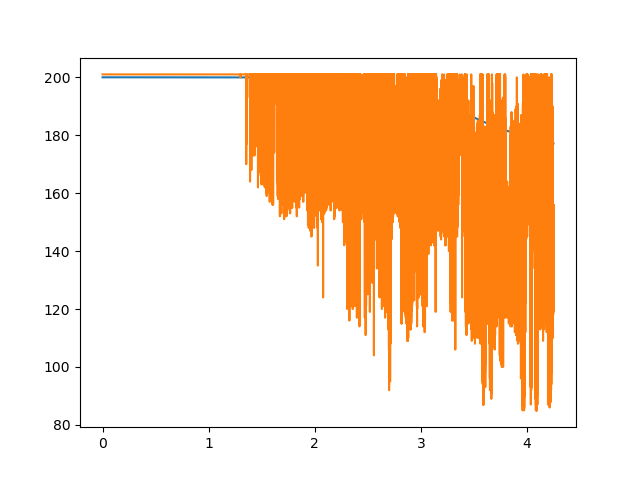

Here is the Python script that generated this plot:
import gym
import numpy as np
import time
from matplotlib import pyplot as plt

env = gym.make("MountainCar-v0")
# Oyunu resetler ve aynı zamanda ilk state observation'larını verir
# env.reset()

# Hyperparameters
learning_rate = 0.01
discount = 0.95
episodes = 25000
SHOW_EVERY = 1000
epsilon = 1
START_EPSILON_DECAYING = 1
END_EPSILON_DECAYING = episodes // 2
epsilon_decay_value = epsilon / (END_EPSILON_DECAYING - START_EPSILON_DECAYING)

# Q-table boyutumuzu belirliyoruz, yani toplam 400 farklı state var
osSize = [20, 20]
# Asıl observation değerlerimizden 0,20 arasına maplemek için gereken step değeri hesabı
osStepSize = (env.observation_space.high - env.observation_space.low) / osSize

# 20x20x3'lük bir array oluşturduk. 3 action olduğu için x3 var
q_table = np.random.uniform(low=-2, high=0, size=(osSize + [env.action_space.n]))


def stateMap(state):
    mappedState = (state - env.observation_space.low) / osStepSize
    return tuple(mappedState.astype(np.int))  # Bulduğumuz arrayi tamsayı arrayine dönüştürdü

tstart = time.time()
timeAxis = []
stepAxis = []
avgAxis = []
totalStep = 0
for episode in range(episodes):

    mappedState = stateMap(env.reset())
    done = False
    action = 0
    if np.random.random() > epsilon:
        action = np.argmax(q_table[mappedState])
    else:
        action = np.random.randint(0, env.action_space.n)
    step = 1
    while not done:
        # Greedy action, it gives the index of the greatest action-value pair
        new_state, reward, done, _ = env.step(action)
        new_mappedState = stateMap(new_state)
        totalStep+=1
        # Render the game
        """
        if episode % SHOW_EVERY == 0:
            env.render()
        """


        # Check if game is finished after we made our action
        if not done:
            # Prediction of next action value if we acted greedily
            if np.random.random() > epsilon:
                newaction = np.argmax(q_table[new_mappedState])
            else:
                newaction = np.random.randint(0, env.action_space.n)
            future_q = q_table[new_mappedState + (action,)]

            # Current q value with respect to our action
            current_q = q_table[mappedState + (action,)]
            # q-learning algorithm to update our q value
            new_q = current_q + learning_rate*(reward + discount*future_q - current_q)
            q_table[mappedState + (action,)] = new_q

        elif new_state[0] >= env.goal_position:
            q_table[mappedState + (action,)] = 0
        action = newaction
        mappedState = new_mappedState
        step+=1

    if END_EPSILON_DECAYING >= episode >= START_EPSILON_DECAYING:
        epsilon -= epsilon_decay_value
    """
    if step>=199:
        print("Episode: " + str(episode) + "failed")
    else:
        print("Episode: " + str(episode) + "SUCCESS step: " + str(step))
    """
    tend = time.time()
    timeAxis.append((tend - tstart)/60)
    avgAxis.append(totalStep/(episode+1))
    stepAxis.append(step)
    print(episode)

plt.plot(timeAxis,avgAxis)
plt.plot(timeAxis,stepAxis)
plt.savefig("mountainSARSA.png")
env.close()
